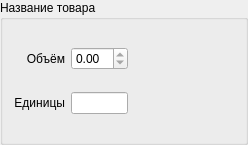
<?xml version="1.0" encoding="UTF-8"?>
<ui version="4.0">
 <class>GroupBox</class>
 <widget class="QGroupBox" name="GroupBox">
  <property name="geometry">
   <rect>
    <x>0</x>
    <y>0</y>
    <width>243</width>
    <height>133</height>
   </rect>
  </property>
  <property name="windowTitle">
   <string>Продукт</string>
  </property>
  <property name="title">
   <string>Название товара</string>
  </property>
  <layout class="QHBoxLayout" name="horizontalLayout" stretch="0,1">
   <item>
    <layout class="QGridLayout" name="gridLayout">
     <item row="0" column="0">
      <widget class="QLabel" name="lbl_volume">
       <property name="text">
        <string>Объём</string>
       </property>
       <property name="alignment">
        <set>Qt::AlignRight|Qt::AlignTrailing|Qt::AlignVCenter</set>
       </property>
      </widget>
     </item>
     <item row="1" column="1">
      <widget class="QLineEdit" name="lne_units">
       <property name="readOnly">
        <bool>true</bool>
       </property>
      </widget>
     </item>
     <item row="0" column="1">
      <widget class="QDoubleSpinBox" name="spb_volume">
       <property name="readOnly">
        <bool>true</bool>
       </property>
      </widget>
     </item>
     <item row="1" column="0">
      <widget class="QLabel" name="lbl_units">
       <property name="text">
        <string>Единицы</string>
       </property>
       <property name="alignment">
        <set>Qt::AlignRight|Qt::AlignTrailing|Qt::AlignVCenter</set>
       </property>
      </widget>
     </item>
    </layout>
   </item>
   <item>
    <widget class="QLabel" name="lbl_image">
     <property name="sizePolicy">
      <sizepolicy hsizetype="Fixed" vsizetype="Fixed">
       <horstretch>100</horstretch>
       <verstretch>100</verstretch>
      </sizepolicy>
     </property>
     <property name="minimumSize">
      <size>
       <width>100</width>
       <height>100</height>
      </size>
     </property>
     <property name="maximumSize">
      <size>
       <width>100</width>
       <height>100</height>
      </size>
     </property>
     <property name="text">
      <string/>
     </property>
    </widget>
   </item>
  </layout>
 </widget>
 <resources/>
 <connections/>
</ui>
